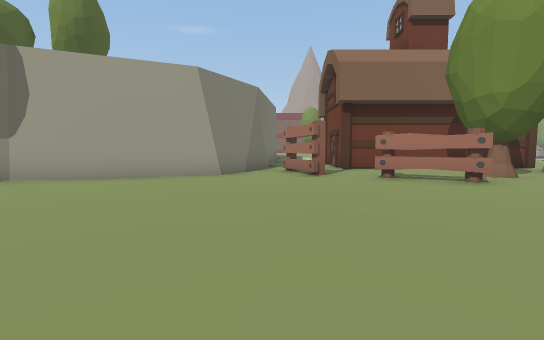
View 1 (above)

21 first-person views from a walk through a scene from a Unity 3-D project. The camera is 1.2 m above the floor, tilts 4° down and sees 90° across. The floor is counted in squares, 2 m on a side. Each view is taken from the middle of a square. On the plan, view 1 faces up. The plan holds only what a view shows up to about 9 squares ahead; the rest is blank. The place goes on beyond the plan.

View 2
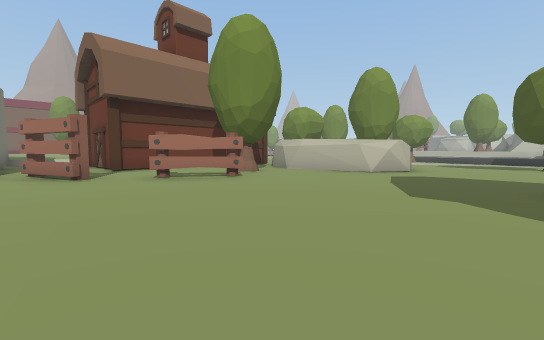

View 3
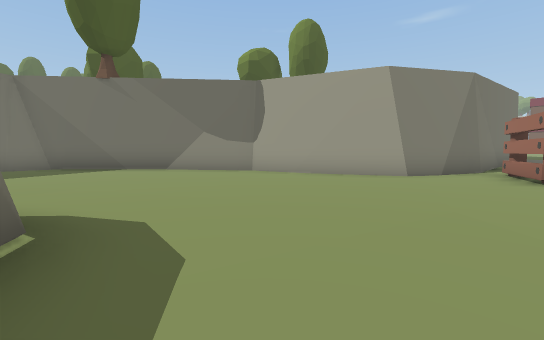

View 4
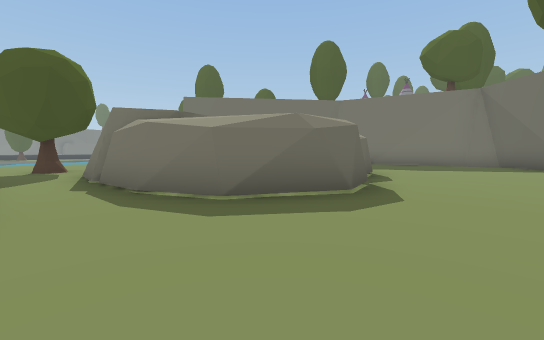

View 5
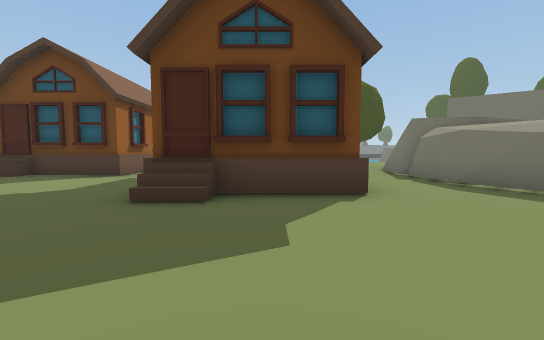

View 6
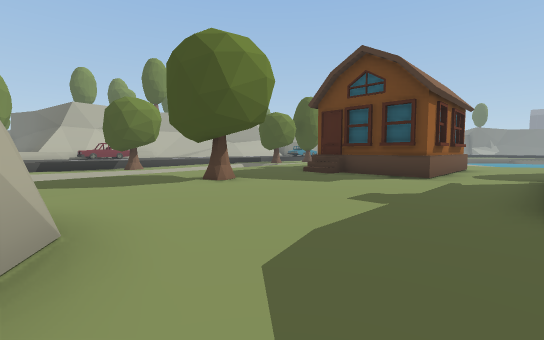

View 7
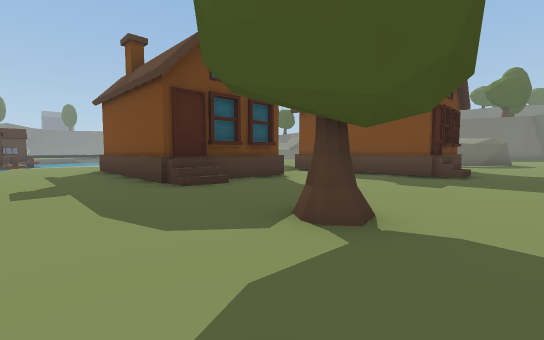

View 8
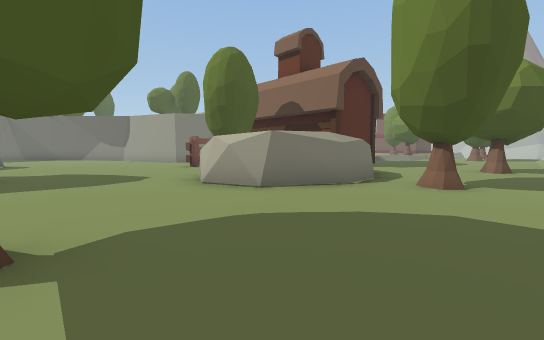

View 9
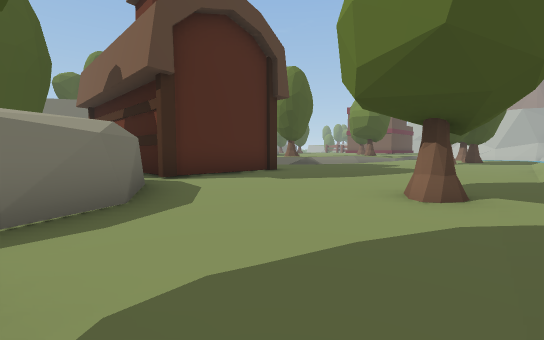

View 10
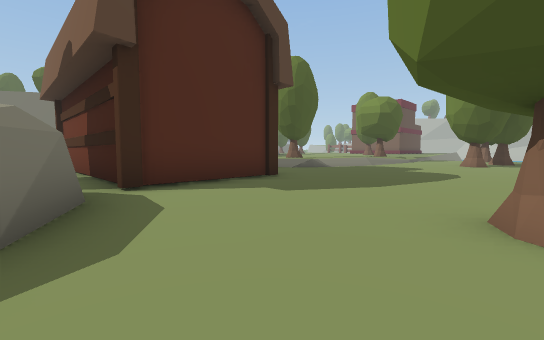

View 11
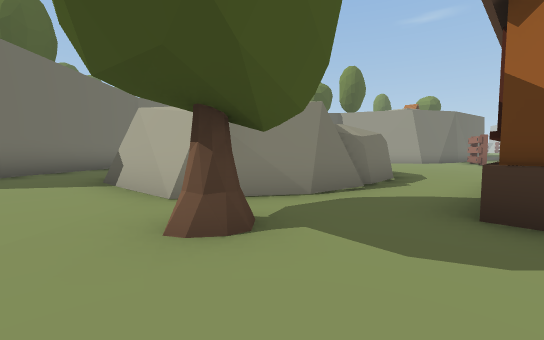

View 12
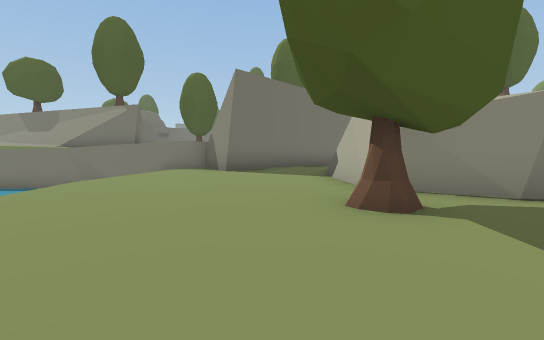

View 13
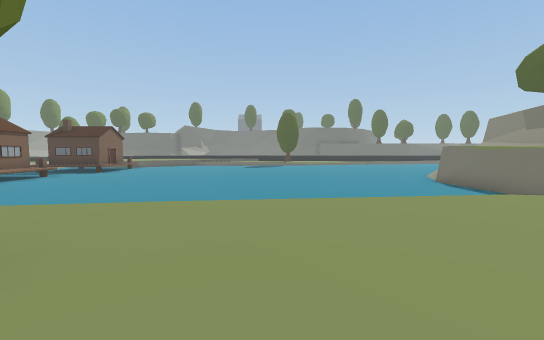

View 14
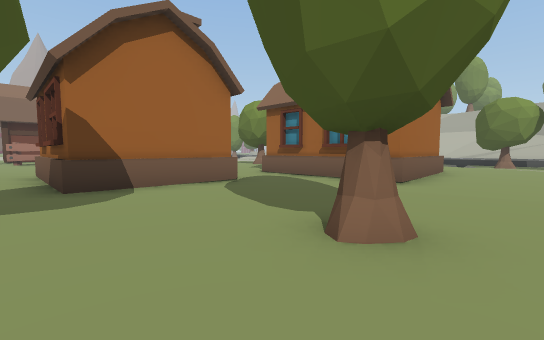

View 15
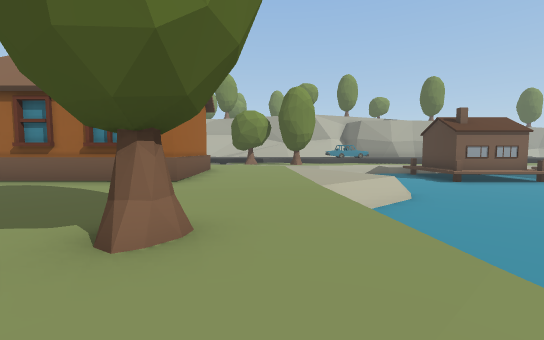

View 16
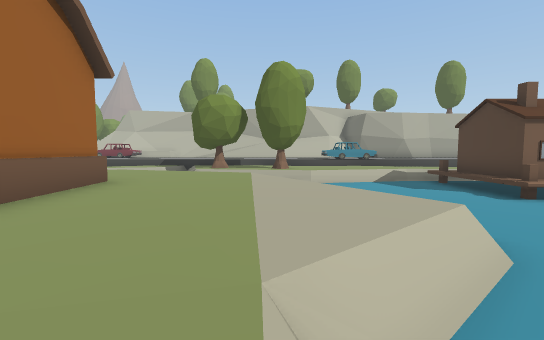

View 17
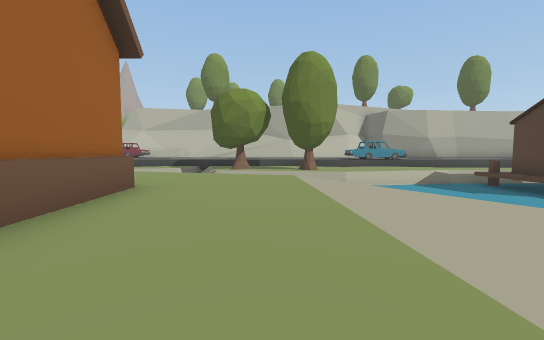

View 18
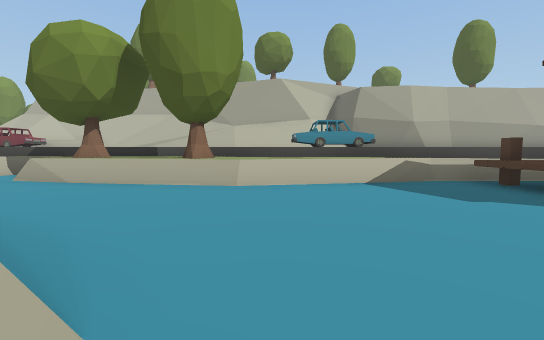

View 19
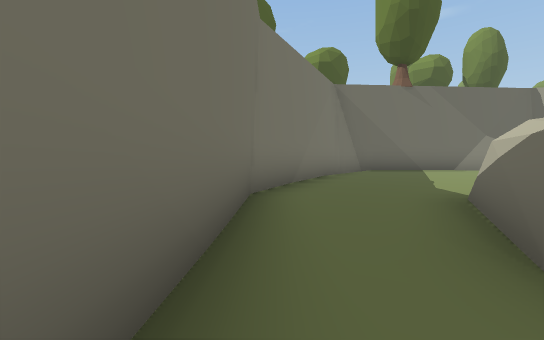

View 20
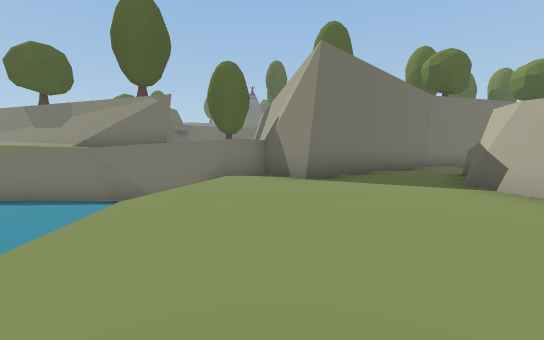

View 21
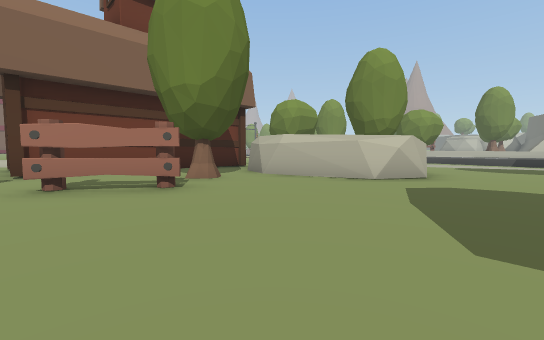

### Floor plan
Key: @ floor where view 1 was taken; # wall or solid block; x gap in a wall; . main floor; : floor 0.25 m higher than the main floor; - floor 0.25 m lower than the main floor; + floor 0.75 m higher than the main floor; _ floor 1 m lower than the main floor; / step, stairs or slope; = window, fence, low wall or low ledge; ~ liquid the walk can cross; ≈ liquid the walk keeps out of; ^ raised ledge; v drop or lower ground; O other object.
Columns run from 9 left of view 1 to 16 right of it. Each row starts with its distance up from view 1.
 18                    OO
 17                   ::::
 16                   :::.
 15                 =::::.
 14                +::::..
 13          #     /::::../
 12          #      :::.../
 11          # #     #..../
 10          # #     #...O/
  9         ##########.....
  8         #OO#..::.x.....
  7       ###.O.....^ ^#...
  6    ####....OO.O.^  ^...
  5   ##........O ..^  #.O.
  4  ##.............^^##...
  3  #...............##....
  2 ##.....................
  1 #......................
  0 #......##@..........O..
 -1 #....#  ##..O##O.......
 -2 #...     #..## O.......
 -3 #...#    #..#  O...//..
 -4 ##..#    #..#  O.#O#O..
 -5  #..###  #..###O.#  O.:
 -6  ##...#####......#  O.:
 -7   ##::....O......## O.:
 -8    ##:...........O##O./  ≈
 -9     ##.......O......../ ≈≈
-10     #.................≈≈≈≈
-11     ^/....../////..../≈≈≈≈
-12     ^≈ v///  _≈≈≈-../≈≈≈≈#
-13     ^≈≈≈≈    ≈≈≈≈≈//~≈≈≈≈#
-14    ^^≈≈≈     ≈≈≈≈≈≈~ ≈≈≈≈#
-15    ^^≈≈≈≈≈≈≈≈≈≈≈≈≈≈≈≈≈≈≈≈#
-16    ^^≈≈≈≈≈≈≈≈≈≈≈≈≈≈≈≈≈≈≈≈≈
-17    ^^≈≈≈≈≈≈≈≈≈≈≈≈≈≈≈≈OOOOO

Positions as (right, up) in squares from view 1, and headings:
1: (0, 0), facing up
2: (0, 0), facing up-right
3: (1, 0), facing up-left
4: (2, 2), facing down-left
5: (4, 3), facing down
6: (6, 3), facing down-right
7: (13, 1), facing down-left
8: (13, 0), facing up-left
9: (13, 6), facing up-left
10: (12, 7), facing up-left
11: (3, -8), facing up-left
12: (4, -8), facing left
13: (2, -8), facing down
14: (2, -10), facing up-right
15: (2, -10), facing right
16: (6, -11), facing right
17: (7, -10), facing right
18: (11, -13), facing right
19: (-5, -7), facing up-left
20: (2, -10), facing left
21: (2, 1), facing up-right
